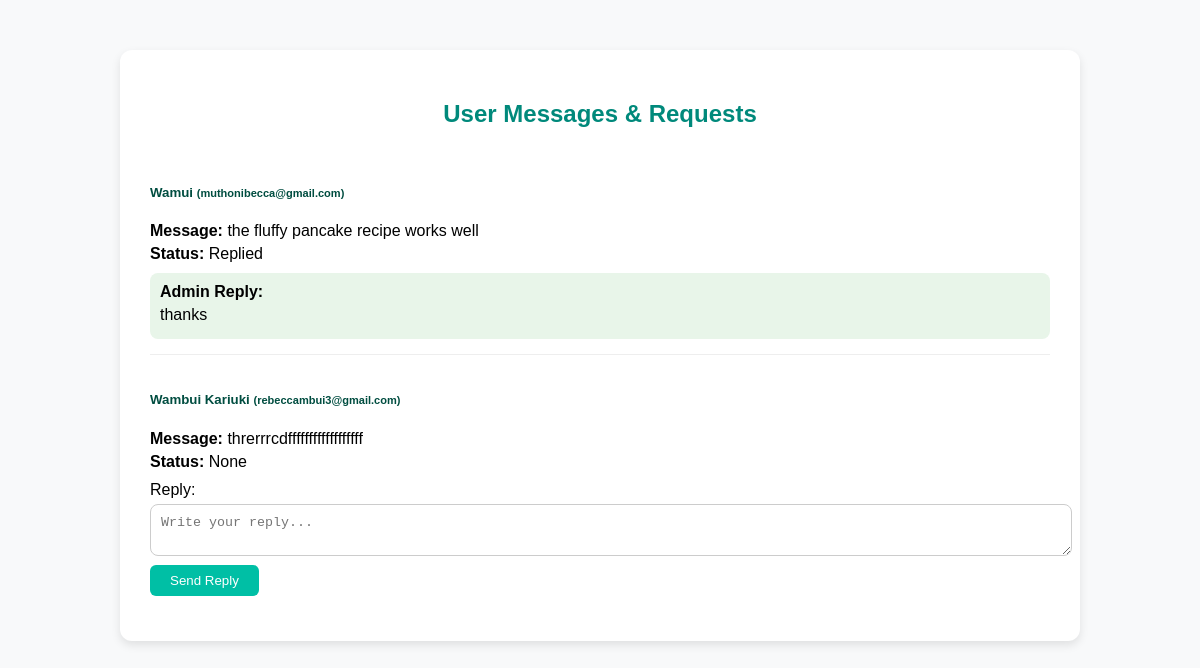
The app's page /admin/comments (signed in) with its own data.
### app.py (models this page shows)
class Comment(db.Model):
    id = db.Column(db.Integer, primary_key=True)
    name = db.Column(db.String(100), nullable=False)
    email = db.Column(db.String(120), nullable=False)
    message = db.Column(db.Text, nullable=False)
    reply = db.Column(db.Text)  # admin’s response
    status = db.Column(db.String(20), default='Pending')  # e.g., Pending, Replied
    date_posted = db.Column(db.DateTime, default=datetime.utcnow)

### app.py (the view)
@app.route('/admin/comments')
@login_required  # only admin
def view_comments():
    comments = Comment.query.order_by(Comment.date_posted.desc()).all()
    return render_template('admin/admin_comments.html', comments=comments)

### app.py (called while the page is built)
@login_manager.user_loader
def load_user(user_id):
    user = User.query.get(int(user_id))
    if user:
        return user
    return Admin.query.get(int(user_id))

### templates/admin/admin_comments.html (shortened to what this page needs)
<!DOCTYPE html>
<html lang="en">
<head>
  <link rel="stylesheet" href="{{ url_for('static', filename='css/style.css') }}">
</head>
<body>
  <div class="container">
    <h2>User Messages & Requests</h2>
    {% for comment in comments %}
    <div class="comment-card">
      <h5>{{ comment.name }} <small>({{ comment.email }})</small></h5>
      <p><strong>Message:</strong> {{ comment.message }}</p>
      <p><strong>Status:</strong> {{ comment.status }}</p>
      {% if comment.reply %}
      <div class="replied">
        <strong>Admin Reply:</strong>
        <p>{{ comment.reply }}</p>
      </div>
      {% else %}
      <form action="{{ url_for('reply_comment', comment_id=comment.id) }}" method="POST" class="reply-box">
        <label for="reply">Reply:</label>
        <textarea name="reply" rows="2" placeholder="Write your reply..." required></textarea>
        <button type="submit">Send Reply</button>
      </form>
      {% endif %}
    </div>
    {% else %}
    <p>No comments or requests yet.</p>
    {% endfor %}
  </div>
</body>
</html>

### templates/admin/admin_comments.html (style rules this page uses)
body { background: #f8f9fa; font-family: 'Poppins', sans-serif; }
.container { max-width: 900px; margin: 50px auto; background: white; padding: 30px; border-radius: 12px; box-shadow: 0 4px 10px rgba(0,0,0,0.1); }
h2 { color: #00897b; text-align: center; margin-bottom: 20px; }
.comment-card { border-bottom: 1px solid #eee; padding: 15px 0; }
.comment-card:last-child { border-bottom: none; }
.comment-card h5 { color: #004d40; }
.comment-card p { margin: 5px 0; }
.reply-box { margin-top: 10px; }
textarea { width: 100%; padding: 10px; border-radius: 8px; border: 1px solid #ccc; margin-top: 5px; }
button { background-color: #00bfa5; color: white; border: none; padding: 8px 20px; border-radius: 6px; cursor: pointer; margin-top: 5px; transition: background 0.3s; }
.replied { background-color: #e8f5e9; padding: 10px; border-radius: 8px; margin-top: 10px; }

### records on screen
Comment: name "Wamui", email "muthonibecca@gmail.com", message "the fluffy pancake recipe works well", status "Replied", reply "thanks"
Comment: name "Wambui Kariuki", email "rebeccambui3@gmail.com", message "threrrrcdffffffffffffffffff", status "None"
